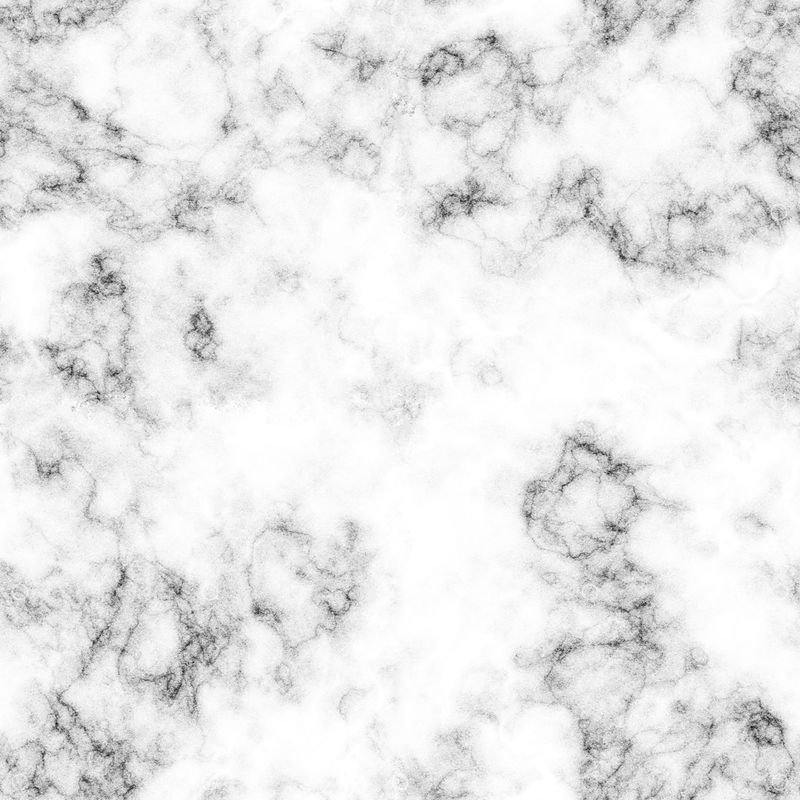
#> input picture models/marble1.jpg, 800 x 800 px; the run also reads 1 picture not shown here
$ python lesson7_play.py
#> lines starting #> are read from the running program, lines starting #| are printed output that depends on the picture
import math

from tutorials.lesson_common import ROOT_DIR

import rendering as ren
import time
import numpy as np

@ren.kernel_struct
class Transforms:
    World: ren.float4x4
    View: ren.float4x4
    Proj: ren.float4x4

@ren.kernel_struct
class Materials:
    DiffuseMap: ren.Texture2D

@ren.kernel_struct
class Vertex_Out:
    proj: ren.float4
    L: ren.float3
    C: ren.float2

from PIL import Image
image_for_texture1 = np.array(Image.open(f"{ROOT_DIR}/models/marble1.jpg"))
#> image_for_texture1 is the input picture: shape (800, 800, 3); min 6, max 255, mean 232.9
image_for_texture2 = np.array(Image.open(f"{ROOT_DIR}/models/marble2.jpg"))
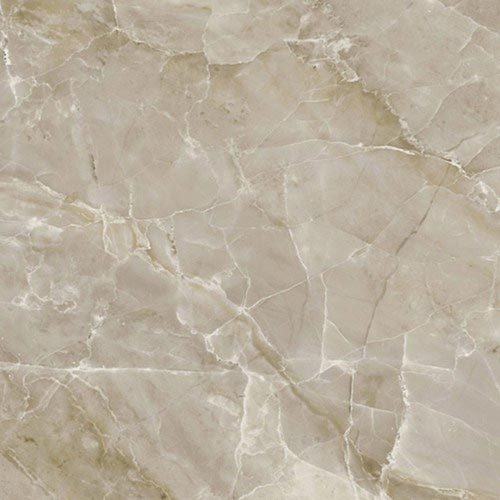
#> input picture models/marble2.jpg, 500 x 500 px
#> image_for_texture2 is the input picture: shape (500, 500, 3); mean R, G, B 186.1, 175.7, 158.8
image_for_texture3 = np.array(Image.open(f"{ROOT_DIR}/models/marble3.jpg"))
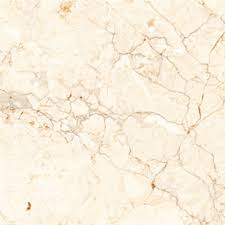
#> input picture models/marble3.jpg, 225 x 225 px
#> image_for_texture3 is the input picture: shape (225, 225, 3); mean R, G, B 249.1, 238.9, 220.8
image_for_texture4 = np.array(Image.open(f"{ROOT_DIR}/models/marble4.jpg"))
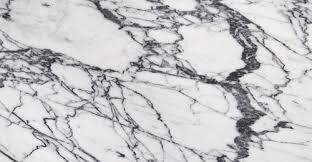
#> input picture models/marble4.jpg, 312 x 162 px
#> image_for_texture4 is the input picture: shape (162, 312, 3); mean R, G, B 198.6, 198.6, 200
image_for_texture5 = np.array(Image.open(f"{ROOT_DIR}/models/marble5.jpg"))
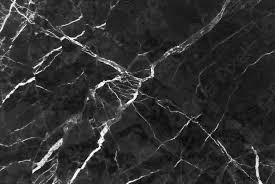
#> input picture models/marble5.jpg, 275 x 184 px
#> image_for_texture5 is the input picture: shape (184, 275, 3); min 0, max 255, mean 47.6
image_for_texture6 = np.array(Image.open(f"{ROOT_DIR}/models/marble6.jpg"))


# [148 lines left out: functions make_egg, make_conic1, make_conic2, make_plate, transform, not called in this run]

#> (the run stopped early here; a loop or call above may not have finished)
